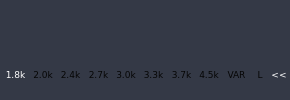
       <widget class="QWidget" name="widget_11" native="true">
        <property name="minimumSize">
         <size>
          <width>290</width>
          <height>0</height>
         </size>
        </property>
        <property name="maximumSize">
         <size>
          <width>16777215</width>
          <height>16777215</height>
         </size>
        </property>
        <property name="styleSheet">
         <string notr="true">QWidget {
        background: #343946;
        border: 0px solid #383B3D;
}

QPushButton { /* all types of tool button */ 
color: #050505;
border: 0px solid #2e3236; /*#848584;*/
border-radius: 0px;
background-color: qlineargradient(x1: 0, y1: 0, x2: 0, y2: 1,
stop: 0 #e7e7e7, stop:0.45 #c8c9c9, stop:0.5 #bcbebc, stop: 1 #818382);
}

QPushButton:hover { /* all types of tool button */
color: #050505;
border: 1px solid #a75e16; /*#848584;*/
border-radius: 0px;
background-color: qlineargradient(x1: 0, y1: 0, x2: 0, y2: 1,
stop: 0 #e7e7e7, stop:0.45 #c8c9c9, stop:0.5 #bcbebc, stop: 1 #818382);
}

/*QPushButton:pressed {
background-color:qlineargradient(x1: 0, y1: 0, x2: 0, y2: 1,
stop: 0 #737372, stop:0.45 #b0b1b0, stop:0.5 #c2c1c2, stop: 1 #c2c1c2);
color: #050505;
border: 1px solid #2e3236;
}

QPushButton:checked {
background-color:qlineargradient(x1: 0, y1: 0, x2: 0, y2: 1,
stop: 0 #737372, stop:0.45 #b0b1b0, stop:0.5 #c2c1c2, stop: 1 #c2c1c2);
color: #050505;
border: 1px solid #2e3236;
}*/

QPushButton:pressed {
background-color:qlineargradient(x1: 0, y1: 0, x2: 0, y2: 1,
stop: 0 #f4d4b4, stop:0.45 #b77738, stop:0.5 #a7601b, stop: 1 #884d12);
/*background-color: qlineargradient(x1: 0, y1: 0, x2: 0, y2: 1,
stop: 0 #267194, stop:0.45 #307FA4, stop:0.5 #3987AC, stop: 1 #549EC1); */
color: WHITE;
border: 0px solid #124159;
}

QPushButton::checked {
background-color:qlineargradient(x1: 0, y1: 0, x2: 0, y2: 1,
stop: 0 #f4d4b4, stop:0.45 #b77738, stop:0.5 #a7601b, stop: 1 #884d12);
color: WHITE;
border: 0px solid #124159;
}

/* the subcontrols below are used only in the MenuButtonPopup mode */
QPushButton::menu-button {
border: 1px solid gray;
border-top-right-radius: 6px;
border-bottom-right-radius: 6px;
/* 16px width + 4px for border = 20px allocated above */
width: 16px;
}

QPushButton::menu-arrow {
image: url(downarrow.png);
}

QPushButton::menu-arrow:open {
top: 1px; left: 1px; /* shift it a bit */
}

QToolButton { /* all types of tool button */ 
color: #A0A0A0;
border: 1px solid #2e3236; /*#848584;*/
border-radius: 4px;
/*background-color: qlineargradient(x1: 0, y1: 0, x2: 0, y2: 1,
stop: 0 #e7e7e7, stop:0.45 #c8c9c9, stop:0.5 #bcbebc, stop: 1 #818382);*/
}

QToolButton[popupMode=&quot;1&quot;] { /* only for MenuButtonPopup */
padding-right: 20px; /* make way for the popup button */
}

QToolButton:hover { /* all types of tool button */
color: #A0A0A0;
border: 1px solid green;
}

QToolButton:pressed {
color: #00FF00;
border: 1px solid #00B000;
}

QToolButton:checked {
/*background-color:qlineargradient(x1: 0, y1: 0, x2: 0, y2: 1,
stop: 0 #737372, stop:0.45 #b0b1b0, stop:0.5 #c2c1c2, stop: 1 #c2c1c2);
color: #050505;
border: 1px solid #2e3236;*/
color: #00FF00;
border: 1px solid #00B000;

}
</string>
        </property>
        <layout class="QVBoxLayout" name="verticalLayout_2">
         <property name="spacing">
          <number>1</number>
         </property>
         <property name="leftMargin">
          <number>2</number>
         </property>
         <property name="topMargin">
          <number>0</number>
         </property>
         <property name="rightMargin">
          <number>2</number>
         </property>
         <property name="bottomMargin">
          <number>0</number>
         </property>
         <item>
          <widget class="QWidget" name="widget_16" native="true">
           <layout class="QVBoxLayout" name="verticalLayout_3">
            <property name="spacing">
             <number>0</number>
            </property>
            <property name="margin">
             <number>0</number>
            </property>
            <item>
             <widget class="QFrame" name="wdgSmeter">
              <property name="minimumSize">
               <size>
                <width>0</width>
                <height>36</height>
               </size>
              </property>
              <property name="maximumSize">
               <size>
                <width>16777215</width>
                <height>36</height>
               </size>
              </property>
              <property name="styleSheet">
               <string notr="true">QMenu {
     background-color: qlineargradient(x1: 0, y1: 0, x2: 0, y2: 1,
stop: 0 #e7e7e7, stop:0.45 #c8c9c9, stop:0.5 #bcbebc, stop: 1 #818382);
     margin: 2px; /* some spacing around the menu */
 }

 QMenu::item {
     padding: 2px 25px 2px 20px;
     border: 1px solid transparent; /* reserve space for selection border */
 }

 QMenu::item:selected {
     border-color: darkblue;
     background: rgba(100, 100, 100, 150);
 }

 QMenu::icon:checked { /* appearance of a 'checked' icon */
     background: gray;
     border: 1px inset gray;
     position: absolute;
     top: 1px;
     right: 1px;
     bottom: 1px;
     left: 1px;
 }

 QMenu::separator {
     height: 2px;
     background: lightblue;
     margin-left: 10px;
     margin-right: 5px;
 }

 QMenu::indicator {
     width: 13px;
     height: 13px;
 }

 </string>
              </property>
             </widget>
            </item>
            <item>
             <layout class="QHBoxLayout" name="horizontalLayout_4">
              <property name="spacing">
               <number>1</number>
              </property>
              <item>
               <widget class="QPushButton" name="pbF0">
                <property name="minimumSize">
                 <size>
                  <width>0</width>
                  <height>14</height>
                 </size>
                </property>
                <property name="maximumSize">
                 <size>
                  <width>160</width>
                  <height>14</height>
                 </size>
                </property>
                <property name="font">
                 <font>
                  <family>Verdana</family>
                  <pointsize>7</pointsize>
                 </font>
                </property>
                <property name="styleSheet">
                 <string notr="true"/>
                </property>
                <property name="text">
                 <string>1.8k</string>
                </property>
                <property name="checkable">
                 <bool>true</bool>
                </property>
                <property name="checked">
                 <bool>true</bool>
                </property>
               </widget>
              </item>
              <item>
               <widget class="QPushButton" name="pbF1">
                <property name="minimumSize">
                 <size>
                  <width>0</width>
                  <height>14</height>
                 </size>
                </property>
                <property name="maximumSize">
                 <size>
                  <width>160</width>
                  <height>14</height>
                 </size>
                </property>
                <property name="font">
                 <font>
                  <family>Verdana</family>
                  <pointsize>7</pointsize>
                 </font>
                </property>
                <property name="styleSheet">
                 <string notr="true"/>
                </property>
                <property name="text">
                 <string>2.0k</string>
                </property>
                <property name="checkable">
                 <bool>true</bool>
                </property>
                <property name="checked">
                 <bool>false</bool>
                </property>
               </widget>
              </item>
              <item>
               <widget class="QPushButton" name="pbF2">
                <property name="minimumSize">
                 <size>
                  <width>0</width>
                  <height>14</height>
                 </size>
                </property>
                <property name="maximumSize">
                 <size>
                  <width>160</width>
                  <height>14</height>
                 </size>
                </property>
                <property name="font">
                 <font>
                  <family>Verdana</family>
                  <pointsize>7</pointsize>
                 </font>
                </property>
                <property name="styleSheet">
                 <string notr="true"/>
                </property>
                <property name="text">
                 <string>2.4k</string>
                </property>
                <property name="checkable">
                 <bool>true</bool>
                </property>
                <property name="checked">
                 <bool>false</bool>
                </property>
               </widget>
              </item>
              <item>
               <widget class="QPushButton" name="pbF3">
                <property name="minimumSize">
                 <size>
                  <width>0</width>
                  <height>14</height>
                 </size>
                </property>
                <property name="maximumSize">
                 <size>
                  <width>160</width>
                  <height>14</height>
                 </size>
                </property>
                <property name="font">
                 <font>
                  <family>Verdana</family>
                  <pointsize>7</pointsize>
                 </font>
                </property>
                <property name="styleSheet">
                 <string notr="true"/>
                </property>
                <property name="text">
                 <string>2.7k</string>
                </property>
                <property name="checkable">
                 <bool>true</bool>
                </property>
                <property name="checked">
                 <bool>false</bool>
                </property>
               </widget>
              </item>
              <item>
               <widget class="QPushButton" name="pbF4">
                <property name="minimumSize">
                 <size>
                  <width>0</width>
                  <height>14</height>
                 </size>
                </property>
                <property name="maximumSize">
                 <size>
                  <width>160</width>
                  <height>14</height>
                 </size>
                </property>
                <property name="font">
                 <font>
                  <family>Verdana</family>
                  <pointsize>7</pointsize>
                 </font>
                </property>
                <property name="styleSheet">
                 <string notr="true"/>
                </property>
                <property name="text">
                 <string>3.0k</string>
                </property>
                <property name="checkable">
                 <bool>true</bool>
                </property>
                <property name="checked">
                 <bool>false</bool>
                </property>
               </widget>
              </item>
              <item>
               <widget class="QPushButton" name="pbF5">
                <property name="minimumSize">
                 <size>
                  <width>0</width>
                  <height>14</height>
                 </size>
                </property>
                <property name="maximumSize">
                 <size>
                  <width>160</width>
                  <height>14</height>
                 </size>
                </property>
                <property name="font">
                 <font>
                  <family>Verdana</family>
                  <pointsize>7</pointsize>
                 </font>
                </property>
                <property name="styleSheet">
                 <string notr="true"/>
                </property>
                <property name="text">
                 <string>3.3k</string>
                </property>
                <property name="checkable">
                 <bool>true</bool>
                </property>
                <property name="checked">
                 <bool>false</bool>
                </property>
               </widget>
              </item>
              <item>
               <widget class="QPushButton" name="pbF6">
                <property name="minimumSize">
                 <size>
                  <width>0</width>
                  <height>14</height>
                 </size>
                </property>
                <property name="maximumSize">
                 <size>
                  <width>160</width>
                  <height>14</height>
                 </size>
                </property>
                <property name="font">
                 <font>
                  <family>Verdana</family>
                  <pointsize>7</pointsize>
                 </font>
                </property>
                <property name="styleSheet">
                 <string notr="true"/>
                </property>
                <property name="text">
                 <string>3.7k</string>
                </property>
                <property name="checkable">
                 <bool>true</bool>
                </property>
                <property name="checked">
                 <bool>false</bool>
                </property>
               </widget>
              </item>
              <item>
               <widget class="QPushButton" name="pbF7">
                <property name="minimumSize">
                 <size>
                  <width>0</width>
                  <height>14</height>
                 </size>
                </property>
                <property name="maximumSize">
                 <size>
                  <width>160</width>
                  <height>14</height>
                 </size>
                </property>
                <property name="font">
                 <font>
                  <family>Verdana</family>
                  <pointsize>7</pointsize>
                 </font>
                </property>
                <property name="styleSheet">
                 <string notr="true"/>
                </property>
                <property name="text">
                 <string>4.5k</string>
                </property>
                <property name="checkable">
                 <bool>true</bool>
                </property>
                <property name="checked">
                 <bool>false</bool>
                </property>
               </widget>
              </item>
              <item>
               <widget class="QPushButton" name="pbF8">
                <property name="minimumSize">
                 <size>
                  <width>0</width>
                  <height>14</height>
                 </size>
                </property>
                <property name="maximumSize">
                 <size>
                  <width>160</width>
                  <height>14</height>
                 </size>
                </property>
                <property name="font">
                 <font>
                  <family>Verdana</family>
                  <pointsize>7</pointsize>
                 </font>
                </property>
                <property name="styleSheet">
                 <string notr="true"/>
                </property>
                <property name="text">
                 <string>VAR</string>
                </property>
                <property name="checkable">
                 <bool>true</bool>
                </property>
                <property name="checked">
                 <bool>false</bool>
                </property>
               </widget>
              </item>
              <item>
               <widget class="QPushButton" name="pbLpan">
                <property name="minimumSize">
                 <size>
                  <width>0</width>
                  <height>14</height>
                 </size>
                </property>
                <property name="maximumSize">
                 <size>
                  <width>18</width>
                  <height>14</height>
                 </size>
                </property>
                <property name="font">
                 <font>
                  <family>Verdana</family>
                  <pointsize>7</pointsize>
                 </font>
                </property>
                <property name="styleSheet">
                 <string notr="true"/>
                </property>
                <property name="text">
                 <string>L</string>
                </property>
                <property name="checkable">
                 <bool>true</bool>
                </property>
                <property name="checked">
                 <bool>false</bool>
                </property>
               </widget>
              </item>
              <item>
               <widget class="QPushButton" name="pbMemPan">
                <property name="minimumSize">
                 <size>
                  <width>0</width>
                  <height>14</height>
                 </size>
                </property>
                <property name="maximumSize">
                 <size>
                  <width>18</width>
                  <height>14</height>
                 </size>
                </property>
                <property name="font">
                 <font>
                  <family>Verdana</family>
                  <pointsize>7</pointsize>
                 </font>
                </property>
                <property name="styleSheet">
                 <string notr="true"/>
                </property>
                <property name="text">
                 <string>&lt;&lt;</string>
                </property>
                <property name="checkable">
                 <bool>true</bool>
                </property>
                <property name="checked">
                 <bool>true</bool>
                </property>
               </widget>
              </item>
             </layout>
            </item>
           </layout>
          </widget>
         </item>
        </layout>
       </widget>
